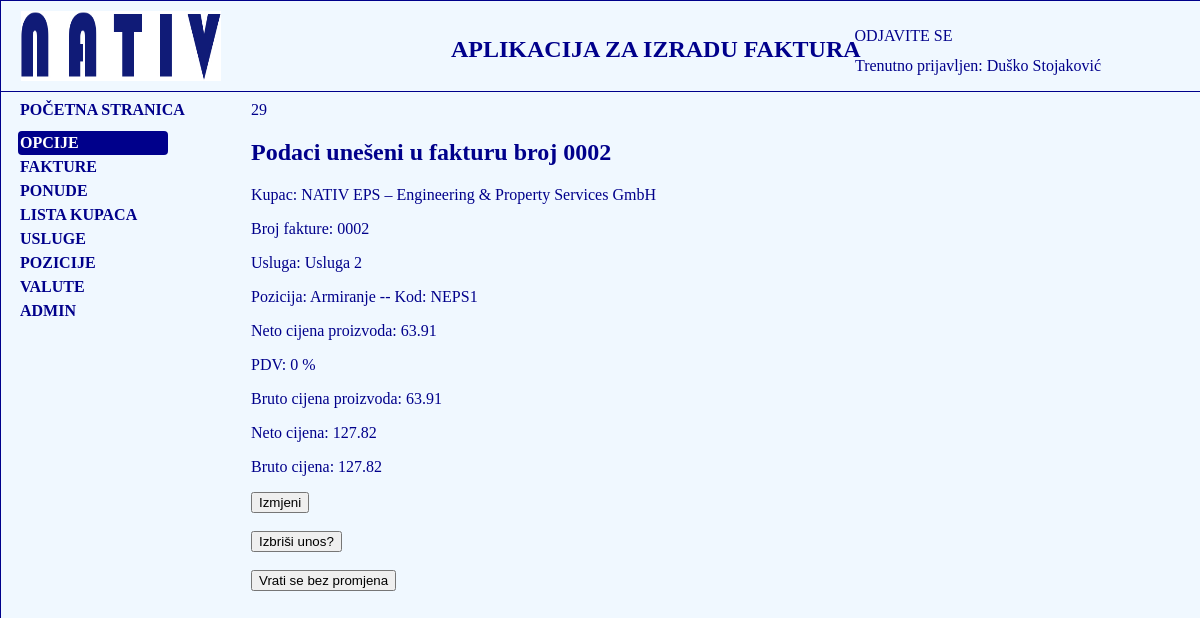
The page /fakture/kreiranje-fakture/prodaja/29/detalji/ (signed in) on the database its author committed.
### fakture/models.py (models this page shows, shortened)
class Korisnik(AbstractBaseUser):
    email = models.EmailField(verbose_name="email", max_length=60, unique=True)
    username = models.CharField(max_length=30, unique=True)
    date_joined = models.DateTimeField(verbose_name='date joined', auto_now_add=True)
    last_login = models.DateTimeField(verbose_name='last login', auto_now=True)
    is_admin = models.BooleanField(default=False)
    is_active = models.BooleanField(default=True)
    is_staff = models.BooleanField(default=False)
    is_superuser = models.BooleanField(default=False)
    ime = models.CharField(max_length=50)
    prezime = models.CharField(max_length=50)
    ime_oca = models.CharField(max_length=50)
    godina_rodjenja = models.DateField(blank=True, null=True)
    mjesto_rodjenja = models.CharField(max_length=50)
    mjesto_prebivalista = models.CharField(max_length=50)
    adresa = models.CharField(max_length=50)
    postanski_broj = models.CharField(max_length=50)
    telefon = models.CharField(max_length=50)
    naziv_preduzeca =  models.CharField(max_length=250, blank=True, null=True)
    adresa_preduzeca = models.CharField(max_length=250, blank=True, null=True)
    mjesto_preduzeca = models.CharField(max_length=250, blank=True, null=True)
    postanski_broj_preduzeca = models.CharField(max_length=250, blank=True, null=True)
    IBAN =  models.CharField(max_length=250, blank=True, null=True,default='BA395620998146211620')
    SWIFT_BIC = models.CharField(max_length=50, blank=True, null=True, default='RAZBBA22')
    telefon_mobilni = models.CharField(max_length=50, blank=True, null=True)
    fax = models.CharField(max_length=50, blank=True, null=True)
    zvanje = models.CharField(max_length=150, blank=True, null=True)
    pozicija = models.CharField(max_length=150, blank=True, null=True)
    email_preduzeca = models.EmailField(verbose_name="Email preduzeca", max_length=60, unique=True, blank=True, null=True)
    web_stranica = models.URLField(blank=True, null=True)
    banka_racun =  models.CharField(max_length=150, blank=True, null=True)
    profilna_slika = models.ImageField(upload_to='slike', blank=True, null=True)
    IZBOR_DRZAVE = (
        ('Bosna i Hercegovina', 'Bosna i Hercegovina'),
        ('Germany', 'Germany'),
        ('Poland', 'Poland')
    )
    drzava = models.CharField(max_length=50, choices=IZBOR_DRZAVE, blank=True, null=True)
    USERNAME_FIELD = 'email'
    REQUIRED_FIELDS = ['username']
    objects = MyKorisnikManager()

class Prodaja(models.Model):
    faktura = models.ForeignKey(Faktura, help_text='Polje se automatski ažurira', on_delete=models.CASCADE)
    pozicija = models.ForeignKey(Pozicija, help_text='Izaberi poziciju', on_delete=models.CASCADE)
    opis_usluge = models.ForeignKey(Usluga, blank=True, null=True, on_delete=models.CASCADE, help_text='Izaberi uslugu')
    kolicina = models.IntegerField(default=0, help_text='Unesi količinu', verbose_name='Količina')
    neto_cijena_proizvoda = models.DecimalField(max_digits=10, decimal_places=2, default=0.00)
    PDV = (
        ('0', '0'),
        ('17', '17')
    )
    pdv = models.CharField(max_length=10, choices=PDV, default='0')
    bruto_cijena_proizvoda = models.DecimalField(max_digits=10, decimal_places=2, default=0.00)
    neto_cijena = models.DecimalField(max_digits=10, decimal_places=2, default=0.00)
    bruto_cijena = models.DecimalField(max_digits=10, decimal_places=2, default=0.00)
    class Meta:
        ordering = ['faktura']

class Faktura(models.Model):
    broj_fakture = models.CharField(max_length=50, default='0001', help_text='Polje se automatski ispunjava')
    kupac = models.ForeignKey(Kupac, on_delete=models.CASCADE, help_text='Izaberite kupca iz padajućeg menija')
    drzava = models.CharField(max_length=100, blank=True, null=True)
    datum_fakture = models.DateField(default=timezone.now, help_text='Izaberite datum iz datumara')
    rok_placanja = models.DateField(default=timezone.now, help_text='Polje se automatski ažurira', verbose_name='Rok plaćanja')
    INDETIFIKACIJSKI_BROJEVI = (
        ('210', '210'),
        ('220', '220'),
        ('230', '230'),
        ('240', '240'),
        ('300', '300'),
        ('400', '400'),
    )
    ident_brojevi = models.CharField(max_length=5, choices=INDETIFIKACIJSKI_BROJEVI, default='210', help_text='Izaberite identifikacijski broj iz padajućeg menija')
    REALIZACIJA = (
        ('P', 'Plaćeno'),
        ('NP', 'Nije plaćeno')
    )
    placeno = models.CharField(max_length=20, choices=REALIZACIJA, default='NP', verbose_name='Plaćeno', help_text='Izaberite opciju iz padajućeg menija')
    valuta = models.ForeignKey(Valute,  blank=True, default='BAM', on_delete=models.CASCADE)
    racun = models.CharField(max_length=20, default='RAČUN', blank=True, null=True)
    racun_njemacki = models.CharField(max_length=30, default='RECHNUNG', blank=True, null=True)
    avansno_uplaceno = models.DecimalField(max_digits=10, decimal_places=2, default=0.00, help_text='Devizno plaćanje upisati vrijednost u evrima', verbose_name='Avansno uplaćeno')
    nacin_placanja = models.CharField(max_length=100, blank=True, null=True, default='Žiro račun/Gotovinsko plaćanje')
    class Meta:
        ordering = ['-pk']

class Kupac(models.Model):
    ime = models.CharField(max_length=50)
    prezime = models.CharField(max_length=50)
    naziv_firme = models.CharField(max_length=100)
    email = models.EmailField(blank=True, null=True)
    lokacija_grad = models.CharField(max_length=50)
    adresa_kupca = models.CharField(max_length=150)
    postanski_broj = models.CharField(max_length=50)
    IZBOR_DRZAVE = (
        ('Bosna i Hercegovina', 'Bosna i Hercegovina'),
        ('Germany', 'Germany'),
        ('Poland', 'Poland')
    )
    drzava = models.CharField(max_length=50, choices=IZBOR_DRZAVE, null=True, blank=True)

class Usluga(models.Model):
    opis_usluge = models.CharField(max_length=100, blank=True, null=True)
    def __str__(self):
        return self.opis_usluge

class Pozicija(models.Model):
    naziv_pozicije = models.CharField(max_length=100, blank=True, null=True)
    pos_NSN = models.CharField(max_length=30, blank=True, null=True)
    pos_broj = models.IntegerField(blank=True, null=True, default=0)
    cijena = models.DecimalField(max_digits=10, decimal_places=2, default=0.00)
    jedinica_mjere = models.CharField(max_length=50, default='kom')
    class Meta:
        ordering = ['naziv_pozicije']

### fakture/views.py (the view, shortened to what this page needs)
# urls.py: path('kreiranje-fakture/prodaja/<int:pk>/detalji/', views.ProdajaDetalji.as_view(), name='prodaja-detalji'),
class ProdajaDetalji(LoginRequiredMixin, DetailView):
    model = Prodaja
    template_name = 'fakture/prodaja_detail.html'

### fakture/templates/fakture/prodaja_detail.html (shortened to what this page needs)
{% extends 'fakture/base_nativ.html' %}
{% block fakture %}
    {{ prodaja.pk }}
    <h2>Podaci unešeni u fakturu broj {{ prodaja.faktura.broj_fakture }}</h2>
    <p>Kupac: {{ prodaja.faktura.kupac.naziv_firme }}</p>
    <p>Broj fakture: {{ prodaja.faktura.broj_fakture }}</p>
    <p>Usluga: {{ prodaja.opis_usluge }}</p>
    <p>Pozicija: {{ prodaja.pozicija.naziv_pozicije }} -- Kod: {{ prodaja.pozicija.pos_NSN }}{{ prodaja.pozicija.pos_broj }}</p>
    <p>Neto cijena proizvoda: {{ prodaja.neto_cijena_proizvoda }}</p>
    <p>PDV: {{ prodaja.pdv }} %</p>
    <p>Bruto cijena proizvoda: {{ prodaja.bruto_cijena_proizvoda }}</p>
    <p>Neto cijena: {{ prodaja.neto_cijena }}</p>
    <p>Bruto cijena: {{ prodaja.bruto_cijena }}</p>
    <form action="{% url 'fakture:prodaja-izmjena' prodaja.pk %}">
    <input type="submit" value="Izmjeni">
    </form>
    <br>
            <form>
        <button formaction="{% url 'fakture:prodaja-brisanje' prodaja.pk%}">Izbriši unos?</button>
            </form>
    <br>
        <form>
        <button formaction="{% url 'fakture:faktura-prodaja' prodaja.faktura.pk%}">Vrati se bez promjena</button>
            </form>
{% endblock %}

### fakture/templates/fakture/base_nativ.html (shortened to what this page needs)
<!DOCTYPE html>
{% load static %}
<html lang="en">
<head>
    <link rel="stylesheet" href="{% static 'css/base_nativ.css' %}">
</head>
<body>
<div class="glavni-nativ">
<header id="header">
    <div id="logo">
        <img src="{% static 'slike/logo_nativ.png' %}" alt="Slika Nativ logo">
    </div>
    <h2>APLIKACIJA ZA IZRADU FAKTURA</h2>
    <div id="login">
        {% if user.is_authenticated %}
            <p><a href="{% url 'logout' %}?next={{ request.path }}">ODJAVITE SE</a></p>
        {% else %}
            <p><a href="{% url 'login' %}?next={{ request.path }}">PRIJAVITE SE</a> </p>
        {% endif %}
    </div>
    <div class="trenutno-prijavljen">
        {% if user.is_authenticated %}
            <p>Trenutno prijavljen: {{ user.ime }} {{ user.prezime }}</p>
        {% else %}
            <p></p>
        {% endif %}
    </div>
</header>
<p id="pocetna"><a href="{% url 'fakture:index' %}">POČETNA STRANICA</a></p>
{% if user.is_authenticated %}
<div class="navigacija">
    <nav class="navigacija-sadrzaj">
        <ul>
            <li id="opcije">OPCIJE</li>
            <li><a href="{% url 'fakture:lista_fakturi' %}">FAKTURE</a></li>
            <li><a href="{% url 'fakture:ponuda-lista' %}">PONUDE</a></li>
            <li><a href="{% url 'fakture:lista-kupci' %}">LISTA KUPACA</a></li>
            <li><a href="{% url 'fakture:usluge-lista' %}">USLUGE</a></li>
            <li><a href="{% url 'fakture:usluge-lista' %}">POZICIJE</a></li>
             <li><a href="{% url 'fakture:kreiraj-valutu' %}">VALUTE</a></li>
            {% if user.is_superuser %}
            <li><a href="{% url 'admin:index' %}">ADMIN</a></li>
                {% endif %}
        </ul>
    </nav>
</div>
{% endif %}
<div class="fakture">{% block fakture %}{% endblock %}</div>
</div>
</body>
</html>

### fakture/static/css/base_nativ.css (style rules this page uses)
body { margin: 0; padding: 0; }
.glavni-nativ { position: absolute; margin: 0; width: 100%; height: 7500px; background-color: aliceblue; border: darkblue solid 1px; }
#header { position: absolute; height: 90px; width: 100%; border: darkblue solid 1px; border-top-width: 0; border-left-width: 0; border-right-width: 0; }
#logo { position: absolute; margin-top: 10px; margin-left: 20px; width: 200px; height: 70px; }
#logo img { width: 200px; height: 70px; margin: 0; }
#header h2 { position: absolute; top: 15px; left: 450px; color: darkblue; }
#login { position: absolute; top: 10px; right: 248.5px; }
#login a { text-decoration: none; color: darkblue; }
.trenutno-prijavljen { position: absolute; top: 40px; right: 100px; color: darkblue; }
.navigacija { position: absolute; height: auto; width: 150px; top: 130px; left: 17px; }
.navigacija-sadrzaj li { list-style: none; margin: 0; padding: 3px 0 3px 2px; text-align: left; color: darkblue; font-weight: bold; }
.navigacija-sadrzaj ul { display: block; margin: 0; padding: 0; }
.navigacija-sadrzaj a { text-decoration: none; color: darkblue; font-weight: bold; }
#opcije { background-color: darkblue; color: white; border-radius: 4px; }
#pocetna { position: absolute; height: auto; margin: 0; top: 100px; left: 19px; }
#pocetna a { text-decoration: none; color: darkblue; font-weight: bold; }
.fakture { position: absolute; top: 100px; left: 250px; color: darkblue; margin: 0; width: auto; }

### rows shown on the page
Korisnik: ime "Duško", prezime "Stojaković"
Prodaja: pk "29", faktura.broj_fakture "0002", faktura.kupac.naziv_firme "NATIV EPS – Engineering & Property Services GmbH", opis_usluge "Usluga 2", pozicija.naziv_pozicije "Armiranje", pozicija.pos_NSN "NEPS", pozicija.pos_broj "1", neto_cijena_proizvoda "63.91", pdv "0", bruto_cijena_proizvoda "63.91", neto_cijena "127.82", bruto_cijena "127.82"
